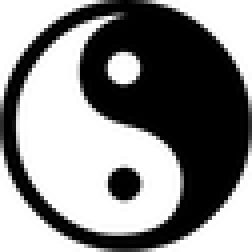
#> input picture s.png, 63 x 63 px, shrunk from 225 x 225 before the run (shown 4 times larger)
$ jupyter execute practicaCAR-tiempo.ipynb   (shell and % lines are left out)
#> lines starting #> are read from the running program, lines starting #| are printed output that depends on the picture; after the words box and inside, x2 and y2 are one past the last pixel; in counts of white or black regions, pixels touching at a corner belong together
[cell 1]
# baseline cnn model for mnist
import cv2 as cv
import numpy as np
import pandas as pd
import matplotlib.pyplot as plt
import os
from skimage.io import imread
from matplotlib import cm
from scipy.ndimage import gaussian_filter
from skimage.color import rgb2gray
import math

# Pequeña

[cell 2]
imagen = plt.imread("s.png")
#> imagen is the input picture: shape (63, 63, 3) float32; min 0, max 1, mean 0.533
plt.imshow(imagen)

# Lectura de la foto

#Utilizamos el flag 0 para que lea la imagen en escala de grises
data=imread('s.png',cv.IMREAD_GRAYSCALE)
#> data: shape (63, 63, 3); min 0, max 255, mean 136

#Comprobamos los valores del array y que no son valores vacios
np.unique(data)

# Algoritmo detección de bordes

# imagen a escala de grises

gray = rgb2gray(imagen)

# 1. Filtro gaussiano

filtro = gaussian_filter(gray,sigma=1)

# 2. Supresion No maxima

# Encuentra el gradiente en la dirección X
grad_x = cv.Sobel(filtro, cv.CV_16SC1, 1, 0)
# Encuentra el gradiente en la dirección y
grad_y = cv.Sobel(filtro, cv.CV_16SC1, 0, 1)
# Convertir el valor del gradiente a 8 bits
x_grad = cv.convertScaleAbs(grad_x)
y_grad = cv.convertScaleAbs(grad_y)
# Combina dos gradientes
combina_grad = cv.addWeighted(x_grad, 0.5, y_grad, 0.5, 0)

# 3. Deteccion de bordes

# paso 4. Algoritmo de doble umbral para detectar y conectar bordes
filas, columnas = combina_grad.shape
#> filas = 63; columnas = 63
imagen_final = np.zeros([filas, columnas])
# Definir umbral alto y bajo
bajo = 0.2 * np.max(combina_grad)
#> bajo = 0.4
alto = 0.3 * np.max(combina_grad)
#> alto = 0.6
for i in range(1, filas-1):
    for j in range(1, columnas-1):
        if (combina_grad[i, j] < bajo):
            imagen_final[i, j] = 0
        elif (combina_grad[i, j] > alto):
            imagen_final[i, j] = 1
        elif ((combina_grad[i-1, j-1:j+1] < alto).any() or (combina_grad[i+1, j-1:j+1]).any()
              or (combina_grad[i, [j-1, j+1]] < alto).any()):
            imagen_final[i, j] = 1
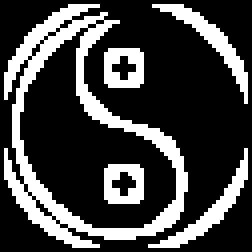
#> imagen_final: shape (63, 63) float64 (shown 4 times larger); values 0 (black) and 1 (white), 26.1% white in thin lines or dots

cv.imwrite("img_final.png",imagen_final)

# Imagen final

img_final = plt.imread("img_final.png")
#> img_final: shape (63, 63) float32; values 0 (black) and 0.00392 (white), 26.1% white in thin lines or dots
plt.imshow(img_final)

[cell 3]
# Mediana

[cell 4]

imagen = plt.imread("m.png")
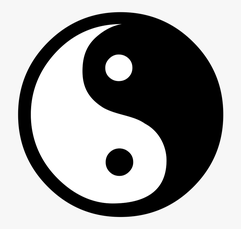
#> input picture m.png, 241 x 229 px, shrunk from 860 x 818 before the run
#> imagen is the input picture: shape (229, 241, 4) float32; mean R, G, B, A 0.628, 0.628, 0.628, 1
plt.imshow(imagen)

# Lectura de la foto

#Utilizamos el flag 0 para que lea la imagen en escala de grises
data=imread('m.png',cv.IMREAD_GRAYSCALE)
#> data: shape (229, 241, 4)

#Comprobamos los valores del array y que no son valores vacios
np.unique(data)

# Algoritmo detección de bordes

# imagen a escala de grises

gray = rgb2gray(imagen)
#> gray: shape (229, 241) float32

# 1. Filtro gaussiano

filtro = gaussian_filter(gray,sigma=1)
#> filtro: shape (229, 241) float32

# 2. Supresion No maxima

# Encuentra el gradiente en la dirección X
grad_x = cv.Sobel(filtro, cv.CV_16SC1, 1, 0)
#> grad_x: shape (229, 241) int16
# Encuentra el gradiente en la dirección y
grad_y = cv.Sobel(filtro, cv.CV_16SC1, 0, 1)
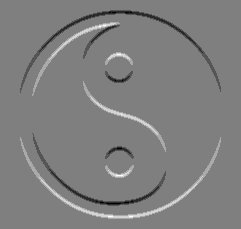
#> grad_y: shape (229, 241) int16; min -3, max 3, mean -0.000634; drawn with min black and max white
# Convertir el valor del gradiente a 8 bits
x_grad = cv.convertScaleAbs(grad_x)
#> x_grad: shape (229, 241)
y_grad = cv.convertScaleAbs(grad_y)
#> y_grad: shape (229, 241)
# Combina dos gradientes
combina_grad = cv.addWeighted(x_grad, 0.5, y_grad, 0.5, 0)
#> combina_grad: shape (229, 241)

# 3. Deteccion de bordes

# paso 4. Algoritmo de doble umbral para detectar y conectar bordes
filas, columnas = combina_grad.shape
#> filas = 229; columnas = 241
imagen_final = np.zeros([filas, columnas])
# Definir umbral alto y bajo
bajo = 0.2 * np.max(combina_grad)
alto = 0.3 * np.max(combina_grad)
for i in range(1, filas-1):
    for j in range(1, columnas-1):
        if (combina_grad[i, j] < bajo):
            imagen_final[i, j] = 0
        elif (combina_grad[i, j] > alto):
            imagen_final[i, j] = 1
        elif ((combina_grad[i-1, j-1:j+1] < alto).any() or (combina_grad[i+1, j-1:j+1]).any()
              or (combina_grad[i, [j-1, j+1]] < alto).any()):
            imagen_final[i, j] = 1
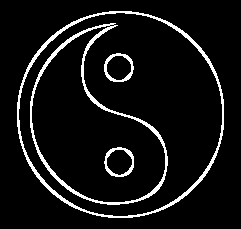
#> imagen_final: shape (229, 241) float64; values 0 (black) and 1 (white), 7.4% white; 4 white regions, box (x1, y1, x2, y2) and area: (17, 11, 224, 218) 1909, (30, 23, 168, 205) 1664, (104, 147, 134, 177) 262, (104, 53, 134, 82) 257

cv.imwrite("img_final.png",imagen_final)

# Imagen final

img_final = plt.imread("img_final.png")
plt.imshow(img_final)

[cell 5]
# Grande

[cell 6]
imagen = plt.imread("l.png")
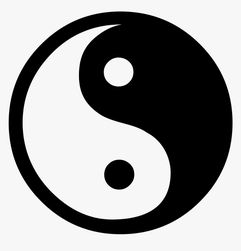
#> input picture l.png, 241 x 251 px, shrunk from 860 x 898 before the run
#> imagen is the input picture: shape (251, 241, 4) float32; mean R, G, B, A 0.592, 0.592, 0.592, 1
plt.imshow(imagen)

# Lectura de la foto

#Utilizamos el flag 0 para que lea la imagen en escala de grises
data=imread('l.png',cv.IMREAD_GRAYSCALE)
#> data: shape (251, 241, 4)

#Comprobamos los valores del array y que no son valores vacios
np.unique(data)

# Algoritmo detección de bordes

# imagen a escala de grises

gray = rgb2gray(imagen)
#> gray: shape (251, 241) float32

# 1. Filtro gaussiano

filtro = gaussian_filter(gray,sigma=1)
#> filtro: shape (251, 241) float32

# 2. Supresion No maxima

# Encuentra el gradiente en la dirección X
grad_x = cv.Sobel(filtro, cv.CV_16SC1, 1, 0)
#> grad_x: shape (251, 241) int16
# Encuentra el gradiente en la dirección y
grad_y = cv.Sobel(filtro, cv.CV_16SC1, 0, 1)
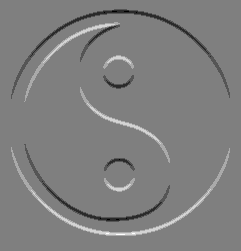
#> grad_y: shape (251, 241) int16; min -3, max 3, mean -0.000843; drawn with min black and max white
# Convertir el valor del gradiente a 8 bits
x_grad = cv.convertScaleAbs(grad_x)
#> x_grad: shape (251, 241)
y_grad = cv.convertScaleAbs(grad_y)
#> y_grad: shape (251, 241)
# Combina dos gradientes
combina_grad = cv.addWeighted(x_grad, 0.5, y_grad, 0.5, 0)
#> combina_grad: shape (251, 241)

# 3. Deteccion de bordes

# paso 4. Algoritmo de doble umbral para detectar y conectar bordes
filas, columnas = combina_grad.shape
#> filas = 251
imagen_final = np.zeros([filas, columnas])
# Definir umbral alto y bajo
bajo = 0.2 * np.max(combina_grad)
alto = 0.3 * np.max(combina_grad)
for i in range(1, filas-1):
    for j in range(1, columnas-1):
        if (combina_grad[i, j] < bajo):
            imagen_final[i, j] = 0
        elif (combina_grad[i, j] > alto):
            imagen_final[i, j] = 1
        elif ((combina_grad[i-1, j-1:j+1] < alto).any() or (combina_grad[i+1, j-1:j+1]).any()
              or (combina_grad[i, [j-1, j+1]] < alto).any()):
            imagen_final[i, j] = 1
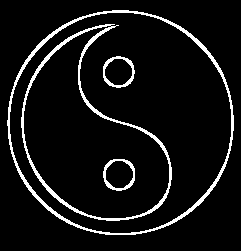
#> imagen_final: shape (251, 241) float64; values 0 (black) and 1 (white), 7.3% white; 4 white regions, box (x1, y1, x2, y2) and area: (7, 10, 234, 235) 2106, (21, 24, 172, 221) 1772, (103, 159, 135, 191) 280, (103, 56, 135, 88) 276

cv.imwrite("img_final.png",imagen_final)

# Imagen final

img_final = plt.imread("img_final.png")
plt.imshow(img_final)

[cell 7]
# Muy grande

[cell 8]
imagen = plt.imread("xl.jpg")
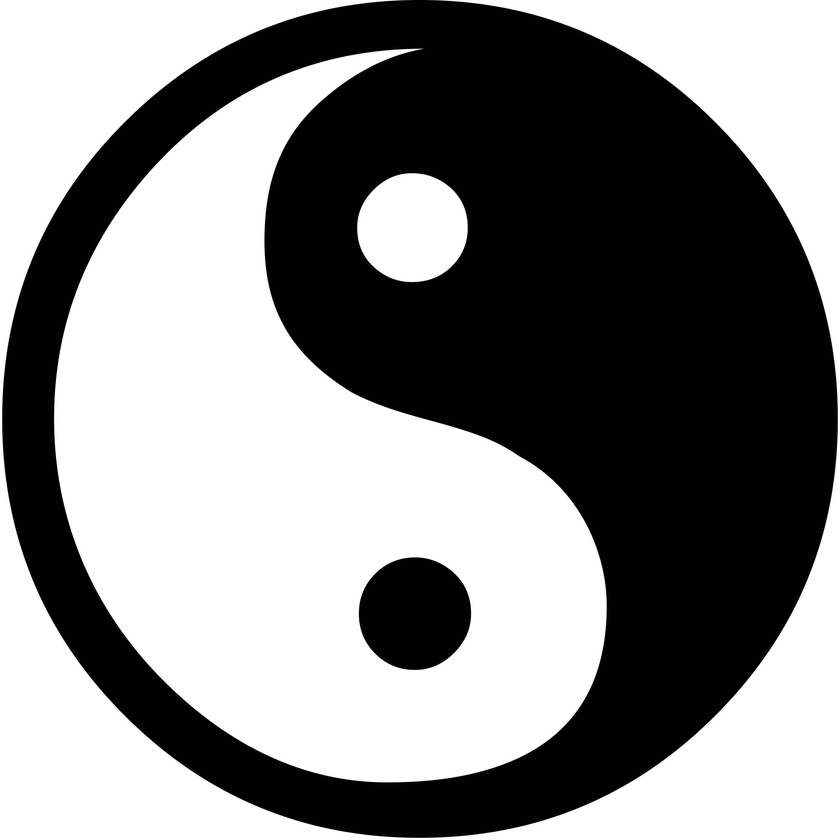
#> input picture xl.jpg, 840 x 840 px, shrunk from 3000 x 3000 before the run
#> imagen is the input picture: shape (840, 840, 3); min 0, max 255, mean 135.8
plt.imshow(imagen)

# Lectura de la foto

#Utilizamos el flag 0 para que lea la imagen en escala de grises
data=imread('xl.jpg',cv.IMREAD_GRAYSCALE)

#Comprobamos los valores del array y que no son valores vacios
np.unique(data)

# Algoritmo detección de bordes

# imagen a escala de grises

gray = rgb2gray(imagen)
#> gray: shape (840, 840) float64

# 1. Filtro gaussiano

filtro = gaussian_filter(gray,sigma=1)
#> filtro: shape (840, 840) float64

# 2. Supresion No maxima

# Encuentra el gradiente en la dirección X
grad_x = cv.Sobel(filtro, cv.CV_16SC1, 1, 0)
#> grad_x: shape (840, 840) int16
# Encuentra el gradiente en la dirección y
grad_y = cv.Sobel(filtro, cv.CV_16SC1, 0, 1)
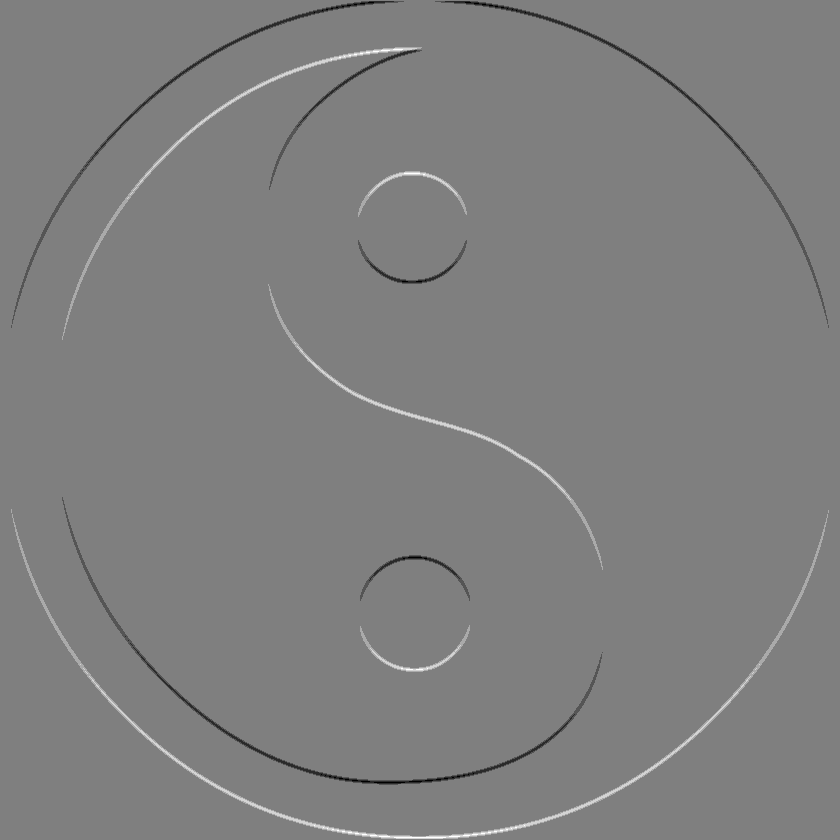
#> grad_y: shape (840, 840) int16; min -3, max 3, mean 0.000692; drawn with min black and max white
# Convertir el valor del gradiente a 8 bits
x_grad = cv.convertScaleAbs(grad_x)
#> x_grad: shape (840, 840)
y_grad = cv.convertScaleAbs(grad_y)
#> y_grad: shape (840, 840)
# Combina dos gradientes
combina_grad = cv.addWeighted(x_grad, 0.5, y_grad, 0.5, 0)
#> combina_grad: shape (840, 840)

# 3. Deteccion de bordes

# paso 4. Algoritmo de doble umbral para detectar y conectar bordes
filas, columnas = combina_grad.shape
#> filas = 840; columnas = 840
imagen_final = np.zeros([filas, columnas])
# Definir umbral alto y bajo
bajo = 0.2 * np.max(combina_grad)
alto = 0.3 * np.max(combina_grad)
for i in range(1, filas-1):
    for j in range(1, columnas-1):
        if (combina_grad[i, j] < bajo):
            imagen_final[i, j] = 0
        elif (combina_grad[i, j] > alto):
            imagen_final[i, j] = 1
        elif ((combina_grad[i-1, j-1:j+1] < alto).any() or (combina_grad[i+1, j-1:j+1]).any()
              or (combina_grad[i, [j-1, j+1]] < alto).any()):
            imagen_final[i, j] = 1
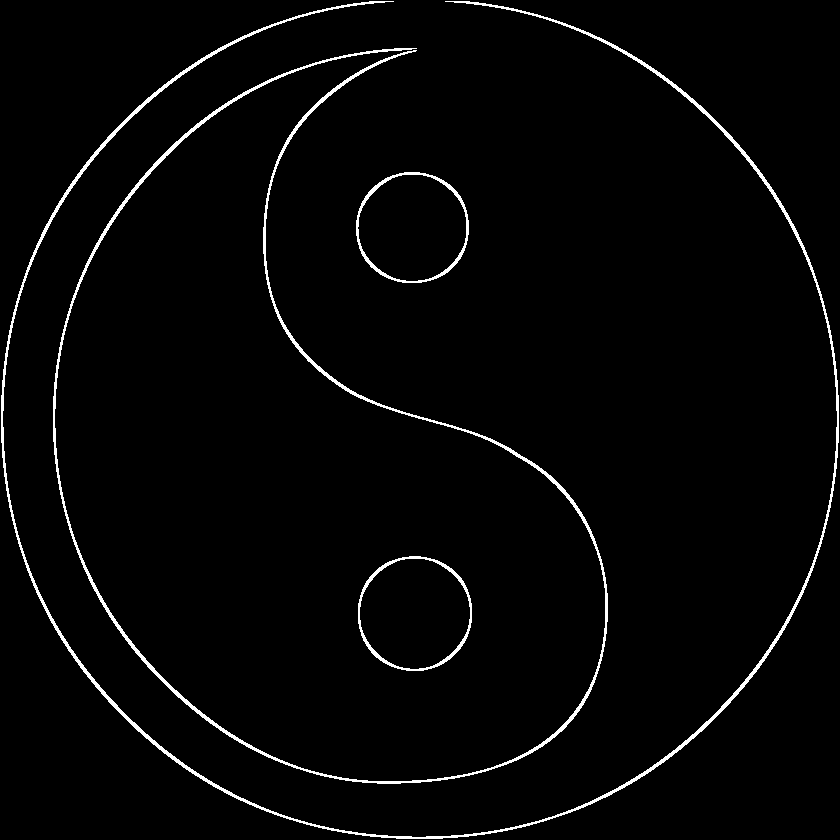
#> imagen_final: shape (840, 840) float64; values 0 (black) and 1 (white), 2.4% white; 4 white regions, box (x1, y1, x2, y2) and area: (1, 1, 839, 839) 7831, (53, 48, 608, 784) 6845, (358, 556, 472, 671) 1062, (356, 172, 469, 283) 1059

cv.imwrite("img_final.png",imagen_final)

# Imagen final

img_final = plt.imread("img_final.png")
plt.imshow(img_final)
